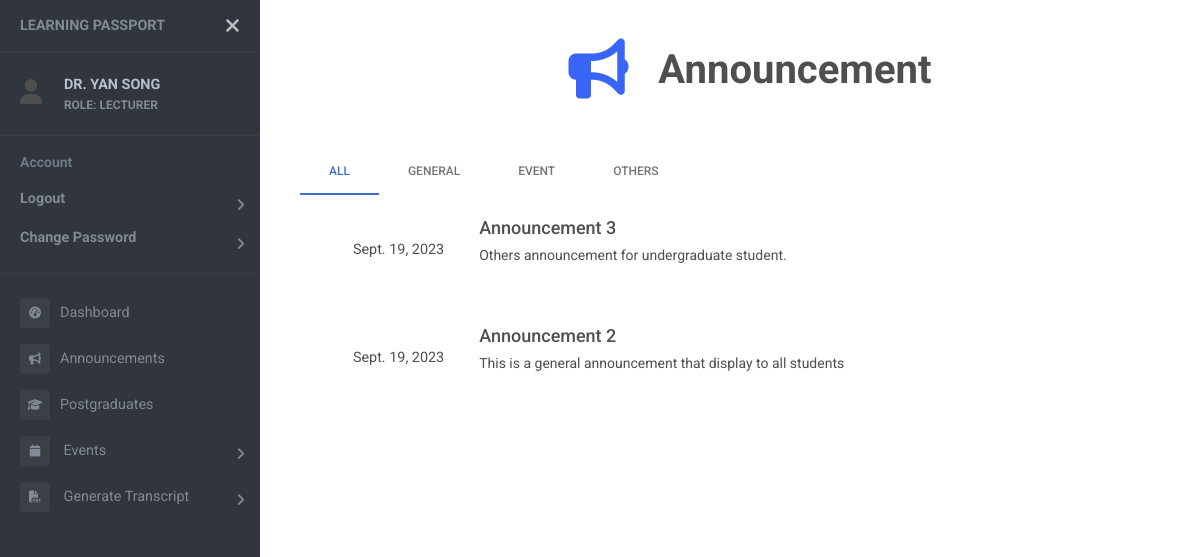
Screenshot of /announcements (signed in) with the database file from the repository.
### users/models.py (models this page shows)
class User(AbstractUser):
    objects = UserManager()
    email = models.EmailField('email adress', unique=True)
    USERNAME_FIELD = 'email'
    REQUIRED_FIELDS = []
    first_name = None
    last_name = None
    username = None
    full_name = models.CharField(max_length=50, null=True)
    name_chi = models.CharField(max_length=50, null=True)
    password = models.CharField(max_length=128)
    last_login = models.DateTimeField(auto_now=True)
    ROLES = (
        ("SUPER ADMIN", "SUPER ADMIN"),
        ("ADMIN", "ADMIN"),
        ("HEAD OF DEPARTMENT", "HEAD OF DEPARTMENT"),
        ("LECTURER", "LECTURER"),
        ("STUDENT", "STUDENT"),
    )
    role = models.CharField(max_length=20, choices=ROLES, default="STUDENT")
    is_active = models.BooleanField(default=True)
    contact = models.CharField(max_length=20, null=True)
    address = models.CharField(max_length=100, null=True)
    date_inactive = models.DateField(null=True)

### events/models.py (models this page shows)
class Announcement (models.Model):
    title = models.CharField(max_length=100)
    content = models.CharField(max_length=500)
    user = models.ForeignKey(User, on_delete=models.SET_NULL, null=True)
    TYPE = (
        (1, "General"),
        (2, "Event"),
        (3, "Others"),
    )
    category = models.SmallIntegerField(choices=TYPE)
    LEVEL = (
        (1, "All"),
        (2, "Undergrad"),
        (3, "Postgrad"),
    )
    display_to = models.SmallIntegerField(choices=LEVEL)
    created_time = models.DateTimeField(auto_now=True)

### events/views.py (the view, shortened to what this page needs)
# urls.py: path('announcements', views.announcementListView, name="announcements"),
@login_required
def announcementListView(request):
    if request.user.role in 'SUPER ADMIN LECTURER HEAD OF DEPARTMENT':
        anns = Announcement.objects.all().order_by("-created_time")
        general_anns = Announcement.objects.filter(category=1).order_by("-created_time")
        event_anns = Announcement.objects.filter(category=2).order_by("-created_time")
        others_anns = Announcement.objects.filter(category=3).order_by("-created_time")
    cat_obj = Announcement.category.field.choices
    for_obj = Announcement.display_to.field.choices
    context = {
        "anns": anns,
        "general_anns": general_anns,
        "event_anns": event_anns,
        "others_anns": others_anns,
        "cat_obj": cat_obj,
        "for_obj": for_obj,
        "page_name": "Announcement",
        "icon": "fa-solid fa-bullhorn fa-xl"
    }
    return render (request, "announcement.html", context)

### templates/announcement.html (shortened to what this page needs)
{% extends "sidebar.html" %}
{% block content %}
{% load static %}
<head>
  <link rel="stylesheet" type="text/css" href="{% static 'css/announcement.css' %}">
</head>
    <div class="announcement-tabs">
        <ul class="nav nav-tabs" id="announcementTabs" role="tablist">
            <li class="nav-item" role="presentation">
                <a class="nav-link active" id="all-tab" data-toggle="tab" href="#all" role="tab">All</a>
            </li>
            <li class="nav-item" role="presentation">
                <a class="nav-link" id="general-tab" data-toggle="tab" href="#general" role="tab">General</a>
            </li>
            <li class="nav-item" role="presentation">
                <a class="nav-link" id="event-tab" data-toggle="tab" href="#event" role="tab">Event</a>
            </li>
            <li class="nav-item" role="presentation">
                <a class="nav-link" id="others-tab" data-toggle="tab" href="#others" role="tab">Others</a>
            </li>
        </ul>
        <br>
        <div class="tab-content" id="announcementTabContent">
            <div class="tab-pane fade show active" id="all" role="tabpanel">
                {% for ann in anns %}
                <div class="announcement">
                    <div class="announcement-date">
                        <span class="date">{{ann.created_time.date}}</span>
                    </div>
                    <div class="announcement-content">
                        <h3 class="announcement-title">{{ann.title}}</h3>
                        <p class="announcement-description">{{ann.content}}</p>
                    </div>
                </div>
                <br>
                {% endfor %}
            </div>
        </div>
    </div>
    </div>
  <br>
{% endblock %}

### templates/sidebar.html (shortened to what this page needs)
<!DOCTYPE html>
<html>
<head>
    {% load static %}
    <link rel="stylesheet" href="https://cdnjs.cloudflare.com/ajax/libs/font-awesome/6.4.2/css/all.min.css">
    <link rel="stylesheet" href="{% static 'css/event_list.css' %}">
    <link href="https://cdnjs.cloudflare.com/ajax/libs/mdb-ui-kit/6.4.1/mdb.min.css" rel="stylesheet" />
    <link href="https://fonts.cdnfonts.com/css/mona-sans" rel="stylesheet">
    <link rel="stylesheet" href="{% static 'css/sidebar.css' %}">
</head>
<body>
    <div id="pageWrapper" class="page-wrapper chiller-theme">
        <nav id="sidebar" class="sidebar-wrapper">
            <div class="sidebar-content">
                <div class="sidebar-brand">
                    <a href="#">Learning Passport</a>
                    <div id="close-sidebar">
                        <i class="fas fa-times"></i>
                    </div>
                </div>
                {% if request.user.is_authenticated %}
                    <div class="sidebar-header">
                        <div style="display: flex; vertical-align: middle; align-items: center;">
                            <div>
                                <i class="fa fa-user" style="font-size:25px"></i>
                            </div>
                            <div class="user-info">
                                <span class="user-name">
                                    <strong>{{ request.user.full_name }}</strong>
                                </span>
                                <span class="user-role">
                                    <strong>ROLE: {{ request.user.get_role_display }}</strong>
                                </span>
                            </div>
                        </div>
                    </div>
                {% endif %}
                <div class="sidebar-menu">
                    <ul>
                        <li class="header-menu">
                            <span>Account</span>
                            <ul id="userAction">
                                {% if request.user.is_authenticated %}
                                    <li class="sidebar-dropdown">
                                        <a href="{% url 'logout' %}"><strong>Logout</strong></a>
                                    </li>
                                    <li class="sidebar-dropdown">
                                        <a href="{% url 'change-password' %}"><strong>Change Password</strong></a>
                                    </li>
                                    <hr>
                                {% else %}
                                    <li class="sidebar-dropdown">
                                        <a href="{% url 'login' %}"><strong>Login</strong></a>
                                    </li>
                                {% endif %}
                            </ul>
                        </li>
                        {% if request.user.is_authenticated %}
                            <li class="sidebar-item">
                                <a href="{% url 'dashboard' %}"><i class="fa-solid fa-tachometer-alt"></i>Dashboard</a>
                            </li>
                            <li class="sidebar-item">
                                <a href="{% url 'announcements' %}"><i class="fa-solid fa-bullhorn"></i>Announcements</a>
                            </li>
                            {% if not 'STUDENT' in request.user.role %}
                                <li class="sidebar-item">
                                    <a href="{% url 'postgrad' %}"><i class="fa-solid fa-graduation-cap"></i>Postgraduates</a>
                                </li>
                            {% endif %}
                            <li class="sidebar-dropdown">
                                <a href="#">
                                    <i class="fa fa-calendar"></i>
                                    <span>Events</span>
                                </a>
                            </li>
                            {% if request.user.role in "SUPER ADMIN LECTURER HEAD OF DEPARTMENT" %}
                            <li class="sidebar-dropdown">
                                <a href="#">
                                    <i class="fa-solid fa-file-pdf"></i></i>
                                    <span>Generate Transcript</span>
                                </a>
                            </li>
                            {% endif %}
                    </ul>
                    {% endif %}
                </div>
            </div>
        </nav>
        <main class="page-content">
            <br>
            {% if page_name or icon %}
            <div class="container-fluid header">
                <br>
                <h1><strong><center>
                    <i class="{{icon}}"></i>
                    {{page_name}}
                </center></strong></h1>
                <br><br>
            </div>
            {% endif %}
            <div class="container-fluid" style="overflow-x: auto;">
                {% block content %}{% endblock %}
            </div>
</body>
</html>

### static/css/sidebar.css (style rules this page uses)
body { font-size: 0.9rem; }
.header i { color:#3965f7; }
.page-wrapper .sidebar-wrapper, .sidebar-wrapper .sidebar-brand > a, .sidebar-wrapper .sidebar-dropdown > a:after, .sidebar-wrapper .sidebar-menu .sidebar-dropdown .sidebar-submenu li a:before, .sidebar-wrapper ul li a i, .page-wrapper .page-content, .sidebar-wrapper .sidebar-search input.search-menu, .sidebar-wrapper .sidebar-search .input-group-text, .sidebar-wrapper .sidebar-menu ul li a, #show-sidebar, #close-sidebar { -webkit-transition: all 0.3s ease; -moz-transition: all 0.3s ease; -ms-transition: all 0.3s ease; -o-transition: all 0.3s ease; transition: all 0.3s ease; }
.page-wrapper { height: 100vh; }
.page-wrapper.toggled .sidebar-wrapper { left: 0px; }
@media screen and (min-width: 768px) { .page-wrapper.toggled .page-content { padding-left: 300px; } }
.sidebar-wrapper { width: 260px; height: 100%; max-height: 100%; position: fixed; top: 0; left: -300px; z-index: 999; }
.sidebar-wrapper ul { list-style-type: none; padding: 0; margin: 0; }
.sidebar-wrapper a { text-decoration: none; }
.sidebar-content { max-height: calc(100% - 30px); height: calc(100% - 30px); overflow-y: auto; position: relative; }
.sidebar-wrapper .sidebar-brand { padding: 10px 20px; display: flex; align-items: center; }
.sidebar-wrapper .sidebar-brand > a { text-transform: uppercase; font-weight: bold; flex-grow: 1; }
.sidebar-wrapper .sidebar-brand #close-sidebar { cursor: pointer; font-size: 20px; }
.sidebar-wrapper .sidebar-header { padding: 20px; overflow: hidden; }
.sidebar-wrapper .sidebar-header .user-info { float: left; }
.sidebar-wrapper .sidebar-header .user-info > span { display: block; }
.sidebar-wrapper .sidebar-header .user-info .user-role { font-size: 12px; }
.sidebar-wrapper .sidebar-menu { padding-bottom: 10px; }
.sidebar-wrapper .sidebar-menu .header-menu span { font-weight: bold; font-size: 14px; padding: 15px 20px 5px 20px; display: inline-block; }
.sidebar-wrapper .sidebar-menu ul li a { display: inline-block; width: 100%; text-decoration: none; position: relative; padding: 8px 30px 8px 20px; }
.sidebar-wrapper .sidebar-menu ul li a i { margin-right: 10px; font-size: 12px; width: 30px; height: 30px; line-height: 30px; text-align: center; border-radius: 4px; }
.sidebar-wrapper .sidebar-menu .sidebar-dropdown > a:after { font-family: "Font Awesome 5 Free"; font-weight: 900; content: "\f105"; font-style: normal; display: inline-block; font-style: normal; font-variant: normal; text-rendering: auto; -webkit-font-smoothing: antialiased; -moz-osx-font-smoothing: grayscale; text-align: center; background: 0 0; position: absolute; right: 15px; top: 14px; }
.page-wrapper .page-content { display: inline-block; width: 100%; padding-left: 0px; padding-top: 0px; }
.page-wrapper .page-content > div { padding: 0px 0px; }
.page-wrapper .page-content { overflow-x: hidden; }
.chiller-theme .sidebar-wrapper { background: #31353D; }
.chiller-theme .sidebar-wrapper .sidebar-header, .chiller-theme .sidebar-wrapper .sidebar-search, .chiller-theme .sidebar-wrapper .sidebar-menu { border-top: 1px solid #3a3f48; }
.chiller-theme .sidebar-wrapper .sidebar-header .user-info .user-role, .chiller-theme .sidebar-wrapper .sidebar-header .user-info .user-status, .chiller-theme .sidebar-wrapper .sidebar-search input.search-menu, .chiller-theme .sidebar-wrapper .sidebar-search .input-group-text, .chiller-theme .sidebar-wrapper .sidebar-brand>a, .chiller-theme .sidebar-wrapper .sidebar-menu ul li a, .chiller-theme .sidebar-footer>a { color: #818896; }
.chiller-theme .sidebar-wrapper .sidebar-menu ul li:hover>a, .chiller-theme .sidebar-wrapper .sidebar-menu .sidebar-dropdown.active>a, .chiller-theme .sidebar-wrapper .sidebar-header .user-info, .chiller-theme .sidebar-wrapper .sidebar-brand>a:hover, .chiller-theme .sidebar-footer>a:hover i { color: #b8bfce; }
.page-wrapper.chiller-theme.toggled #close-sidebar { color: #bdbdbd; }
.chiller-theme .sidebar-wrapper .sidebar-menu ul li a i, .chiller-theme .sidebar-wrapper .sidebar-menu .sidebar-dropdown div, .chiller-theme .sidebar-wrapper .sidebar-search input.search-menu, .chiller-theme .sidebar-wrapper .sidebar-search .input-group-text { background: #3a3f48; }
.chiller-theme .sidebar-wrapper .sidebar-menu .header-menu span { color: #6c7b88; }

### rows the page displays
User: user.full_name "DR. YAN SONG", user.role "LECTURER"
Announcement: created_time "Sept. 19, 2023", title "Announcement 3", content "Others announcement for undergraduate student."
Announcement: created_time "Sept. 19, 2023", title "Announcement 2", content "This is a general announcement that display to all students"

### other values shown
{{ page_name }} "Announcement"
